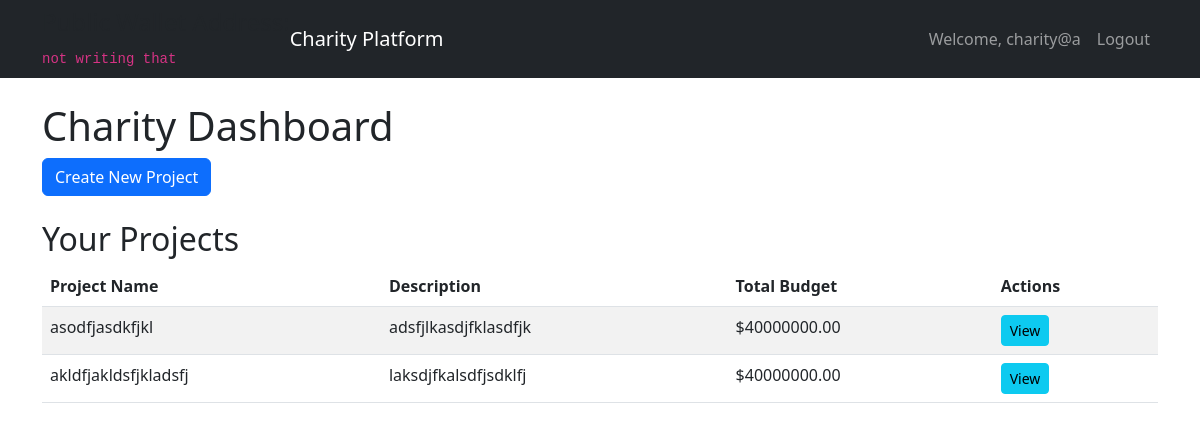
Page /dashboard (signed in) on the committed database.
### models.py (models this page shows)
class User(UserMixin, db.Model):
    id = db.Column(db.Integer, primary_key=True)
    email = db.Column(db.String(100), unique=True)
    password = db.Column(db.String(100))
    name = db.Column(db.String(100))
    role = db.Column(db.String(20))  # donor, company, or charity
    wallet_address = db.Column(db.String(100))
    projects = db.relationship('Project', backref='charity', lazy=True)
    donations = db.relationship('Donation', backref='donor', lazy=True)

class Project(db.Model):
    id = db.Column(db.Integer, primary_key=True)
    name = db.Column(db.String(100))
    description = db.Column(db.Text)
    total_budget = db.Column(db.Float)
    user_id = db.Column(db.Integer, db.ForeignKey('user.id'))
    contract_address = db.Column(db.String(100))
    project_companies = db.relationship('ProjectCompany', backref='project', lazy=True)
    donations = db.relationship('Donation', backref='project', lazy=True)

### app.py (the view)
@app.route('/dashboard')
@login_required
def dashboard():
    if current_user.role == 'donor':
        return redirect(url_for('home'))
    if current_user.role == 'charity':
        projects = Project.query.filter_by(user_id=current_user.id).all()
        return render_template('charity_dashboard.html', user=current_user, projects=projects)
    return render_template('dashboard.html', user=current_user)

### app.py (called while the page is built)
@login_manager.user_loader
def load_user(user_id):
    return User.query.get(int(user_id))

### templates/charity_dashboard.html (shortened to what this page needs)
<!DOCTYPE html>
<html lang="en">
<head>
    <link href="https://cdn.jsdelivr.net/npm/bootstrap@5.3.0-alpha1/dist/css/bootstrap.min.css" rel="stylesheet">
</head>
<body>
    <nav class="navbar navbar-expand-lg navbar-dark bg-dark">
        <div class="container">
            {% if user.role == 'charity' and user.wallet_address %}
                <div class="wallet-info">
                    <h4>Public Wallet Address:</h4>
                    <code>{{ user.wallet_address }}</code>
                </div>
            {% endif %}
            <a class="navbar-brand" href="#">Charity Platform</a>
            <div class="collapse navbar-collapse" id="navbarNav">
                <ul class="navbar-nav ms-auto">
                    <li class="nav-item">
                        <span class="nav-link">Welcome, {{ user.email }}</span>
                    </li>
                    <li class="nav-item">
                        <a class="nav-link" href="{{ url_for('logout') }}">Logout</a>
                    </li>
                </ul>
            </div>
        </div>
    </nav>
    <div class="container mt-4">
        <h1>Charity Dashboard</h1>
        <div class="row mb-4">
            <div class="col">
                <a href="{{ url_for('create_project') }}" class="btn btn-primary">Create New Project</a>
            </div>
        </div>
        <h2>Your Projects</h2>
        {% if projects %}
            <div class="table-responsive">
                <table class="table table-striped">
                    <thead>
                        <tr>
                            <th>Project Name</th>
                            <th>Description</th>
                            <th>Total Budget</th>
                            <th>Actions</th>
                        </tr>
                    </thead>
                    <tbody>
                        {% for project in projects %}
                            <tr>
                                <td>{{ project.name }}</td>
                                <td>{{ project.description }}</td>
                                <td>${{ "%.2f"|format(project.total_budget) }}</td>
                                <td>
                                    <a href="{{ url_for('view_project', project_id=project.id) }}" class="btn btn-sm btn-info">View</a>
                                </td>
                            </tr>
                        {% endfor %}
                    </tbody>
                </table>
            </div>
        {% else %}
            <p>You haven't created any projects yet.</p>
        {% endif %}
    </div>
</body>
</html>

### rows in the picture
User: wallet_address "not writing that", email "charity@a"
Project: name "asodfjasdkfjkl", description "adsfjlkasdjfklasdfjk", total_budget "40000000.00"
Project: name "akldfjakldsfjkladsfj", description "laksdjfkalsdfjsdklfj", total_budget "40000000.00"
